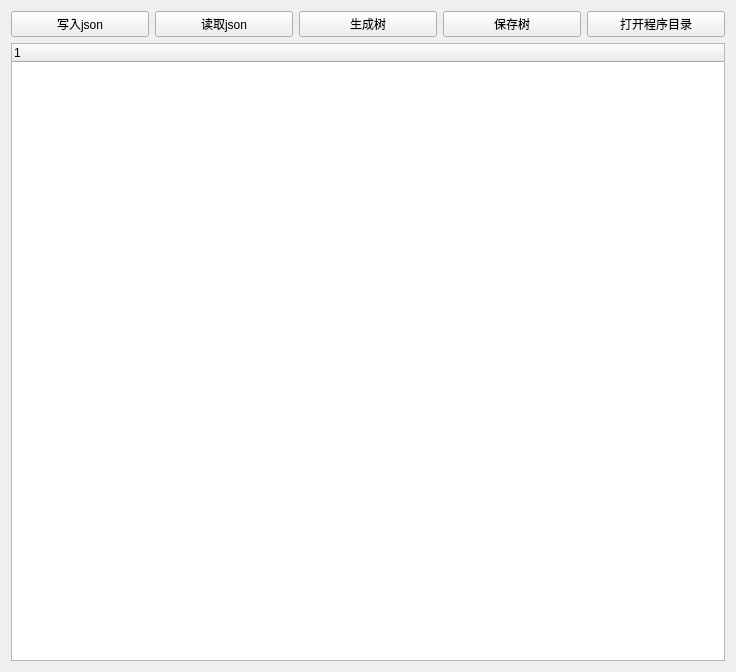
<?xml version="1.0" encoding="UTF-8"?>
<ui version="4.0">
 <class>MainWidgetClass</class>
 <widget class="QWidget" name="MainWidgetClass">
  <property name="geometry">
   <rect>
    <x>0</x>
    <y>0</y>
    <width>736</width>
    <height>672</height>
   </rect>
  </property>
  <property name="windowTitle">
   <string>MainWidget</string>
  </property>
  <layout class="QVBoxLayout" name="verticalLayout">
   <item>
    <layout class="QHBoxLayout" name="horizontalLayout">
     <item>
      <widget class="QPushButton" name="writeJsonButton">
       <property name="text">
        <string>写入json</string>
       </property>
      </widget>
     </item>
     <item>
      <widget class="QPushButton" name="readJsonButton">
       <property name="text">
        <string>读取json</string>
       </property>
      </widget>
     </item>
     <item>
      <widget class="QPushButton" name="createTreeButton">
       <property name="text">
        <string>生成树</string>
       </property>
      </widget>
     </item>
     <item>
      <widget class="QPushButton" name="saveTreeButton">
       <property name="text">
        <string>保存树</string>
       </property>
      </widget>
     </item>
     <item>
      <widget class="QPushButton" name="openProgramDirButton">
       <property name="text">
        <string>打开程序目录</string>
       </property>
      </widget>
     </item>
    </layout>
   </item>
   <item>
    <widget class="QTreeWidget" name="treeWidget">
     <column>
      <property name="text">
       <string notr="true">1</string>
      </property>
     </column>
    </widget>
   </item>
  </layout>
 </widget>
 <layoutdefault spacing="6" margin="11"/>
 <resources>
  <include location="MainWidget.qrc"/>
 </resources>
 <connections>
  <connection>
   <sender>writeJsonButton</sender>
   <signal>clicked()</signal>
   <receiver>MainWidgetClass</receiver>
   <slot>writeJsonButtonClicked()</slot>
   <hints>
    <hint type="sourcelabel">
     <x>127</x>
     <y>21</y>
    </hint>
    <hint type="destinationlabel">
     <x>128</x>
     <y>-43</y>
    </hint>
   </hints>
  </connection>
  <connection>
   <sender>readJsonButton</sender>
   <signal>clicked()</signal>
   <receiver>MainWidgetClass</receiver>
   <slot>readJsonButtonClicked()</slot>
   <hints>
    <hint type="sourcelabel">
     <x>280</x>
     <y>20</y>
    </hint>
    <hint type="destinationlabel">
     <x>310</x>
     <y>-129</y>
    </hint>
   </hints>
  </connection>
  <connection>
   <sender>createTreeButton</sender>
   <signal>clicked()</signal>
   <receiver>MainWidgetClass</receiver>
   <slot>createTreeButtonClicked()</slot>
   <hints>
    <hint type="sourcelabel">
     <x>436</x>
     <y>29</y>
    </hint>
    <hint type="destinationlabel">
     <x>442</x>
     <y>-82</y>
    </hint>
   </hints>
  </connection>
  <connection>
   <sender>saveTreeButton</sender>
   <signal>clicked()</signal>
   <receiver>MainWidgetClass</receiver>
   <slot>saveTreeButtonClicked()</slot>
   <hints>
    <hint type="sourcelabel">
     <x>581</x>
     <y>32</y>
    </hint>
    <hint type="destinationlabel">
     <x>603</x>
     <y>-39</y>
    </hint>
   </hints>
  </connection>
  <connection>
   <sender>openProgramDirButton</sender>
   <signal>clicked()</signal>
   <receiver>MainWidgetClass</receiver>
   <slot>openProgramDirButtonClicked()</slot>
   <hints>
    <hint type="sourcelabel">
     <x>674</x>
     <y>22</y>
    </hint>
    <hint type="destinationlabel">
     <x>913</x>
     <y>25</y>
    </hint>
   </hints>
  </connection>
 </connections>
 <slots>
  <slot>writeJsonButtonClicked()</slot>
  <slot>readJsonButtonClicked()</slot>
  <slot>createTreeButtonClicked()</slot>
  <slot>saveTreeButtonClicked()</slot>
  <slot>openProgramDirButtonClicked()</slot>
 </slots>
</ui>
